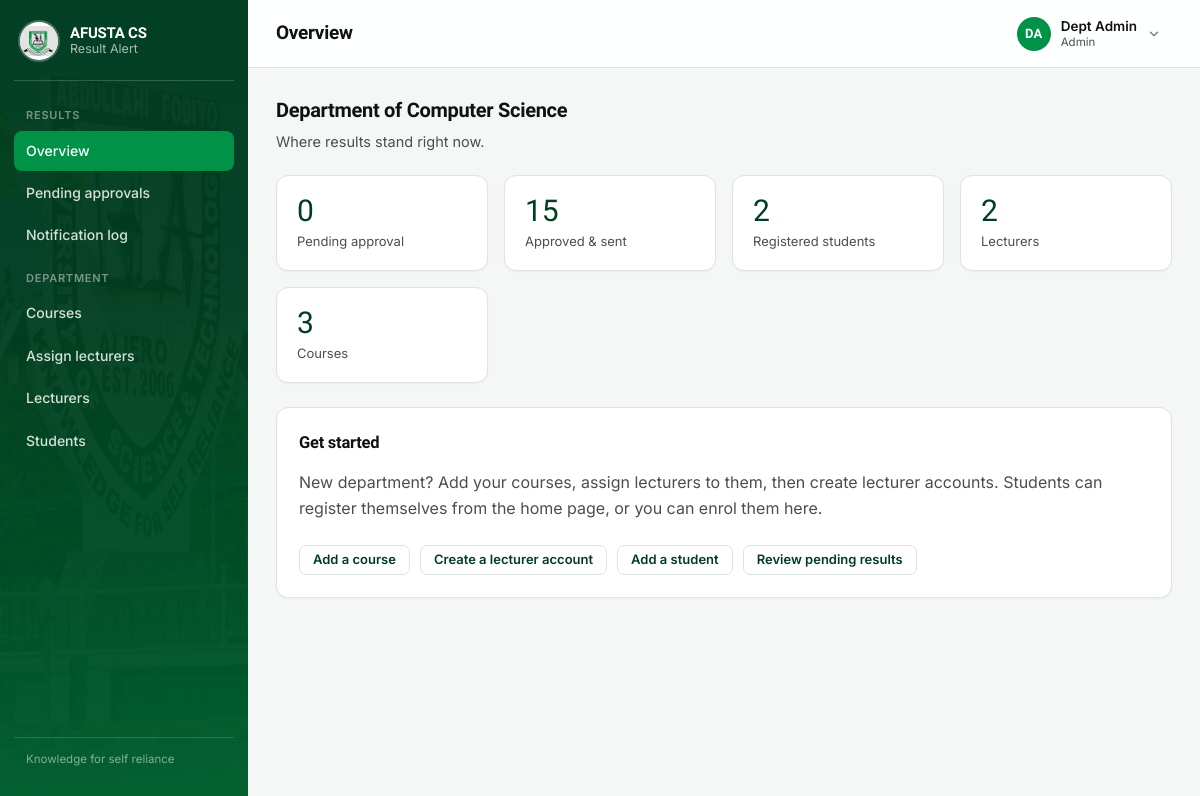
Page /admin-portal/ (signed in) on the committed database.
### accounts/models.py (models this page shows, shortened)
class User(AbstractUser):
    class Role(models.TextChoices):
        STUDENT = 'student', 'Student'
        LECTURER = 'lecturer', 'Lecturer'
        ADMIN = 'admin', 'Admin'
    role = models.CharField(max_length=10, choices=Role.choices)
    phone = models.CharField(
        max_length=20,
        help_text='Include country code where possible, e.g. +2348012345678',
    )
    @property
    def initials(self):
        letters = ''.join(part[0] for part in (self.first_name, self.last_name) if part)
        return (letters or self.username[:2]).upper()

### academics/views.py (the view)
# urls.py: path('admin-portal/', views.admin_dashboard, name='admin_dashboard'),
@role_required('admin')
def admin_dashboard(request):
    context = {
        'pending_count': Result.objects.filter(status=Result.Status.PENDING).count(),
        'approved_count': Result.objects.filter(status=Result.Status.APPROVED).count(),
        'student_count': User.objects.filter(role=User.Role.STUDENT).count(),
        'lecturer_count': User.objects.filter(role=User.Role.LECTURER).count(),
        'course_count': Course.objects.count(),
    }
    return render(request, 'academics/admin_dashboard.html', context)

### templates/academics/admin_dashboard.html (shortened to what this page needs)
{% extends 'base_app.html' %}
{% block page_title %}Overview{% endblock %}
{% block sidenav %}{% include 'academics/_admin_nav.html' with active='overview' %}{% endblock %}
{% block content %}
<div class="page-head">
  <h2 style="font-size:20px;">Department of Computer Science</h2>
  <p>Where results stand right now.</p>
</div>
<div class="stat-grid">
  <a class="stat-card" href="{% url 'academics:pending_results' %}">
    <div class="num">{{ pending_count }}</div><div class="label">Pending approval</div>
  </a>
  <a class="stat-card" href="{% url 'academics:notification_log' %}">
    <div class="num">{{ approved_count }}</div><div class="label">Approved &amp; sent</div>
  </a>
  <a class="stat-card" href="{% url 'academics:manage_students' %}">
    <div class="num">{{ student_count }}</div><div class="label">Registered students</div>
  </a>
  <a class="stat-card" href="{% url 'academics:manage_lecturers' %}">
    <div class="num">{{ lecturer_count }}</div><div class="label">Lecturers</div>
  </a>
  <a class="stat-card" href="{% url 'academics:manage_courses' %}">
    <div class="num">{{ course_count }}</div><div class="label">Courses</div>
  </a>
</div>
<div class="card">
  <h3 class="card-title">Get started</h3>
  <p style="margin-top:0; color:var(--ink-soft);">
    New department? Add your courses, assign lecturers to them, then create lecturer accounts. Students can
    register themselves from the home page, or you can enrol them here.
  </p>
  <div class="form-actions">
    <a class="btn btn-outline btn-sm" href="{% url 'academics:manage_courses' %}">Add a course</a>
    <a class="btn btn-outline btn-sm" href="{% url 'accounts:create_lecturer' %}">Create a lecturer account</a>
    <a class="btn btn-outline btn-sm" href="{% url 'academics:add_student' %}">Add a student</a>
    <a class="btn btn-outline btn-sm" href="{% url 'academics:pending_results' %}">Review pending results</a>
  </div>
</div>
{% endblock %}

### templates/base_app.html (shortened to what this page needs)
{% load static %}<!DOCTYPE html>
<html lang="en">
<head>
  <link rel="stylesheet" href="{% static 'css/main.css' %}">
</head>
<body>
  <div class="app-shell">
    <aside class="sidebar">
      <a class="brand" href="{% url 'home' %}">
        <img src="{% static 'images/logo.jpg' %}" alt="AFUSTA crest">
        <span class="brand-text">
          <span class="brand-word">AFUSTA CS</span>
          <span class="brand-sub">Result Alert</span>
        </span>
      </a>
      <nav aria-label="Main">
        {% block sidenav %}{% include '_sidenav.html' %}{% endblock %}
      </nav>
      <div class="spacer"></div>
      <p class="sidebar-foot">Knowledge for self reliance</p>
    </aside>
    <div class="main">
      <header class="topbar">
        <h1>{% block page_title %}Dashboard{% endblock %}</h1>
        <div class="user-menu" data-user-menu>
          <button type="button" class="user-menu-btn" data-user-menu-button
                  aria-expanded="false" aria-haspopup="true">
            <span class="avatar" aria-hidden="true">{{ request.user.initials }}</span>
            <span class="user-menu-id">
              <span class="user-menu-name">{{ request.user.get_full_name|default:request.user.username }}</span>
              <span class="user-menu-role">{{ request.user.get_role_display }}</span>
            </span>
            <svg class="user-menu-caret" width="14" height="14" viewBox="0 0 24 24" fill="none"
                 stroke="currentColor" stroke-width="2.5" stroke-linecap="round" stroke-linejoin="round"
                 aria-hidden="true"><polyline points="6 9 12 15 18 9"></polyline></svg>
          </button>
        </div>
      </header>
      <main class="content">
        {% block content %}{% endblock %}
      </main>
    </div>
  </div>
</body>
</html>

### rows in the picture
User: user.initials "DA", user.get_full_name "Dept Admin", user.role "Admin"

### other values in the picture
{{ pending_count }} "0"
{{ approved_count }} "15"
{{ student_count }} "2"
{{ lecturer_count }} "2"
{{ course_count }} "3"
